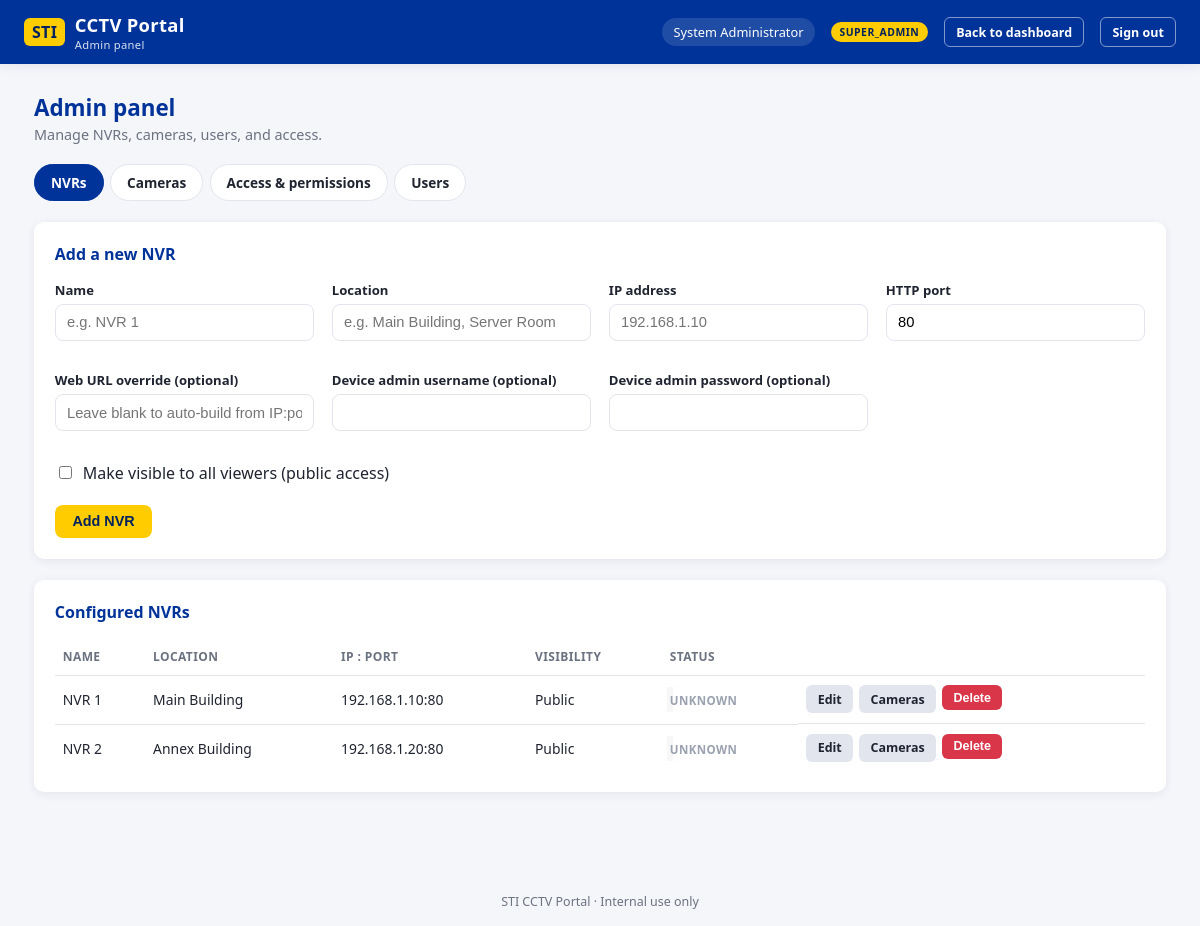
The app's page /admin/nvrs.php (signed in) with its own data.
### tables this page shows
CREATE TABLE nvrs (
    id              INT AUTO_INCREMENT PRIMARY KEY,
    name            VARCHAR(100) NOT NULL,         
    location        VARCHAR(150) DEFAULT NULL,      
    ip_address      VARCHAR(45)  NOT NULL,
    http_port       INT          NOT NULL DEFAULT 80,
    web_url         VARCHAR(255) DEFAULT NULL,      
    admin_username  VARCHAR(100) DEFAULT NULL,      
    admin_password  VARBINARY(512) DEFAULT NULL,    
    is_public       TINYINT(1)   NOT NULL DEFAULT 0,  
    status          ENUM('online','offline','unknown') NOT NULL DEFAULT 'unknown',
    last_checked_at DATETIME     DEFAULT NULL,
    created_by      INT          DEFAULT NULL,
    created_at      DATETIME     NOT NULL DEFAULT CURRENT_TIMESTAMP,
    updated_at      DATETIME     NOT NULL DEFAULT CURRENT_TIMESTAMP ON UPDATE CURRENT_TIMESTAMP,
    CONSTRAINT fk_nvr_creator FOREIGN KEY (created_by) REFERENCES users(id) ON DELETE SET NULL
);

### public/bootstrap.php (called while the page is built, shortened)
<?php
function e(string $value): string
{
    return htmlspecialchars($value, ENT_QUOTES, 'UTF-8');
}

### public/admin/nvrs.php (the view, shortened to what this page needs)
<?php
require __DIR__ . '/../bootstrap.php';
$pdo = Database::connection();
$nvrs = $pdo->query('SELECT * FROM nvrs ORDER BY name')->fetchAll();
$editing = null;
include __DIR__ . '/_header.php';
?>
<div class="card">
    <h3><?= $editing ? 'Edit NVR' : 'Add a new NVR' ?></h3>
    <form method="post">
        <div class="form-grid">
            <div class="field">
                <label>Name</label>
                <input type="text" name="name" required placeholder="e.g. NVR 1" value="<?= e($editing['name'] ?? '') ?>">
            </div>
            <div class="field">
                <label>Location</label>
                <input type="text" name="location" placeholder="e.g. Main Building, Server Room" value="<?= e($editing['location'] ?? '') ?>">
            </div>
            <div class="field">
                <label>IP address</label>
                <input type="text" name="ip_address" required placeholder="192.168.1.10" value="<?= e($editing['ip_address'] ?? '') ?>">
            </div>
            <div class="field">
                <label>HTTP port</label>
                <input type="number" name="http_port" value="<?= e((string) ($editing['http_port'] ?? 80)) ?>">
            </div>
            <div class="field">
                <label>Web URL override (optional)</label>
                <input type="text" name="web_url" placeholder="Leave blank to auto-build from IP:port" value="<?= e($editing['web_url'] ?? '') ?>">
            </div>
            <div class="field">
                <label>Device admin username (optional)</label>
                <input type="text" name="admin_username" value="<?= e($editing['admin_username'] ?? '') ?>">
            </div>
            <div class="field">
                <label>Device admin password <?= $editing ? '(leave blank to keep current)' : '(optional)' ?></label>
                <input type="password" name="admin_password" autocomplete="new-password">
            </div>
        </div>
        <div class="checkbox-row" style="margin-top: 0.9rem;">
            <input type="checkbox" id="is_public" name="is_public" <?= !empty($editing['is_public']) ? 'checked' : '' ?>>
            <label for="is_public" style="margin:0;">Make visible to all viewers (public access)</label>
        </div>
        <div class="form-actions" style="display:flex; gap:0.6rem;">
            <button type="submit" class="btn btn-primary" style="width:auto;"><?= $editing ? 'Save changes' : 'Add NVR' ?></button>
        </div>
    </form>
</div>
<div class="card">
    <h3>Configured NVRs</h3>
    <table>
        <thead>
            <tr><th>Name</th><th>Location</th><th>IP : Port</th><th>Visibility</th><th>Status</th><th></th></tr>
        </thead>
        <tbody>
        <?php foreach ($nvrs as $nvr): ?>
            <tr>
                <td><?= e($nvr['name']) ?></td>
                <td><?= e($nvr['location'] ?? '—') ?></td>
                <td><?= e($nvr['ip_address']) ?>:<?= e((string) $nvr['http_port']) ?></td>
                <td><?= $nvr['is_public'] ? 'Public' : 'Restricted' ?></td>
                <td>
                    <span class="status-label" data-status="<?= e($nvr['status']) ?>"><?= e($nvr['status']) ?></span>
                </td>
                <td class="row-actions">
                    <a class="btn btn-secondary btn-small" href="nvrs.php?edit=<?= (int) $nvr['id'] ?>">Edit</a>
                    <a class="btn btn-secondary btn-small" href="cameras.php?nvr_id=<?= (int) $nvr['id'] ?>">Cameras</a>
                    <form method="post" onsubmit="return confirm('Delete this NVR and all of its cameras? This cannot be undone.');" style="display:inline;">
                        <button type="submit" class="btn btn-danger btn-small">Delete</button>
                    </form>
                </td>
            </tr>
        <?php endforeach; ?>
        </tbody>
    </table>
</div>
<?php include __DIR__ . '/_footer.php'; ?>

### public/assets/css/style.css (style rules this page uses)
:root { --sti-blue: #003399; --sti-blue-dark: #00225e; --sti-yellow: #FFCC00; --sti-white: #FFFFFF; --sti-gray-50: #f5f6fa; --sti-gray-200: #e2e5ee; --sti-gray-500: #6b7280; --sti-gray-800: #1f2430; --status-online: #1fa955; --status-offline: #d9364a; --status-unknown: #9aa1af; --radius: 10px; --shadow: 0 2px 10px rgba(0, 34, 94, 0.08); }
* { box-sizing: border-box; }
body { margin: 0; font-family: 'Segoe UI', Roboto, Arial, sans-serif; background: var(--sti-gray-50); color: var(--sti-gray-800); }
a { color: inherit; text-decoration: none; }
.btn { display: inline-block; border: none; border-radius: 8px; padding: 0.55rem 1.1rem; font-size: 0.9rem; font-weight: 600; cursor: pointer; transition: filter 0.15s ease, transform 0.05s ease; }
.btn-primary { background: var(--sti-yellow); color: var(--sti-blue-dark); }
.btn-secondary { background: var(--sti-gray-200); color: var(--sti-gray-800); }
.btn-danger { background: var(--status-offline); color: var(--sti-white); }
.btn-small { padding: 0.35rem 0.7rem; font-size: 0.78rem; border-radius: 6px; }
.status-label { font-size: 0.72rem; text-transform: uppercase; font-weight: 700; letter-spacing: 0.4px; }
.status-label[data-status="unknown"] { color: var(--status-unknown); }
.field { margin-bottom: 1rem; }
.field label { display: block; font-size: 0.82rem; font-weight: 600; margin-bottom: 0.3rem; color: var(--sti-gray-800); }
.field input, .field select { width: 100%; padding: 0.6rem 0.7rem; border: 1px solid var(--sti-gray-200); border-radius: 8px; font-size: 0.92rem; }
.form-actions { margin-top: 1.3rem; }
.form-actions .btn { width: 100%; }
.card { background: var(--sti-white); border-radius: var(--radius); box-shadow: var(--shadow); padding: 1.3rem; margin-bottom: 1.3rem; }
.card h3 { margin-top: 0; color: var(--sti-blue); font-size: 1rem; }
table { width: 100%; border-collapse: collapse; font-size: 0.87rem; }
th, td { text-align: left; padding: 0.6rem 0.5rem; border-bottom: 1px solid var(--sti-gray-200); }
th { color: var(--sti-gray-500); font-size: 0.75rem; text-transform: uppercase; letter-spacing: 0.4px; }
tr:last-child td { border-bottom: none; }
.row-actions { display: flex; gap: 0.4rem; }
.form-grid { display: grid; grid-template-columns: repeat(auto-fit, minmax(220px, 1fr)); gap: 0.9rem 1.1rem; }
.checkbox-row { display: flex; align-items: center; gap: 0.5rem; }
.checkbox-row input { width: auto; }

### records on screen
nvrs: name "NVR 1", location "Main Building", ip_address "192.168.1.10", http_port "80", is_public "Public", status "UNKNOWN"
nvrs: name "NVR 2", location "Annex Building", ip_address "192.168.1.20", http_port "80", is_public "Public", status "UNKNOWN"

### other values on screen
$user['full_name'] "System Administrator"
$user['role'] "SUPER_ADMIN"
